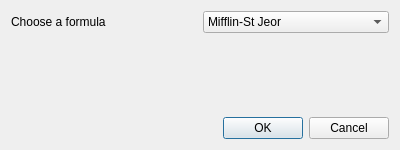
<?xml version="1.0" encoding="UTF-8"?>
<ui version="4.0">
 <class>ChooseFormulaDialog</class>
 <widget class="QDialog" name="ChooseFormulaDialog">
  <property name="geometry">
   <rect>
    <x>0</x>
    <y>0</y>
    <width>400</width>
    <height>150</height>
   </rect>
  </property>
  <property name="windowTitle">
   <string>Dialog</string>
  </property>
  <layout class="QVBoxLayout" name="verticalLayout">
   <item>
    <layout class="QHBoxLayout" name="horizontalLayout">
     <item>
      <widget class="QLabel" name="lbl">
       <property name="text">
        <string>Choose a formula</string>
       </property>
      </widget>
     </item>
     <item>
      <widget class="QComboBox" name="cmbBoxFormulaName">
       <item>
        <property name="text">
         <string>Mifflin-St Jeor</string>
        </property>
       </item>
       <item>
        <property name="text">
         <string>Harris-Benedict</string>
        </property>
       </item>
      </widget>
     </item>
    </layout>
   </item>
   <item>
    <spacer name="verticalSpacer">
     <property name="orientation">
      <enum>Qt::Vertical</enum>
     </property>
     <property name="sizeHint" stdset="0">
      <size>
       <width>20</width>
       <height>40</height>
      </size>
     </property>
    </spacer>
   </item>
   <item>
    <widget class="QDialogButtonBox" name="buttonBox">
     <property name="orientation">
      <enum>Qt::Horizontal</enum>
     </property>
     <property name="standardButtons">
      <set>QDialogButtonBox::Cancel|QDialogButtonBox::Ok</set>
     </property>
    </widget>
   </item>
  </layout>
 </widget>
 <resources/>
 <connections>
  <connection>
   <sender>buttonBox</sender>
   <signal>accepted()</signal>
   <receiver>ChooseFormulaDialog</receiver>
   <slot>accept()</slot>
   <hints>
    <hint type="sourcelabel">
     <x>248</x>
     <y>254</y>
    </hint>
    <hint type="destinationlabel">
     <x>157</x>
     <y>274</y>
    </hint>
   </hints>
  </connection>
  <connection>
   <sender>buttonBox</sender>
   <signal>rejected()</signal>
   <receiver>ChooseFormulaDialog</receiver>
   <slot>reject()</slot>
   <hints>
    <hint type="sourcelabel">
     <x>316</x>
     <y>260</y>
    </hint>
    <hint type="destinationlabel">
     <x>286</x>
     <y>274</y>
    </hint>
   </hints>
  </connection>
 </connections>
</ui>
